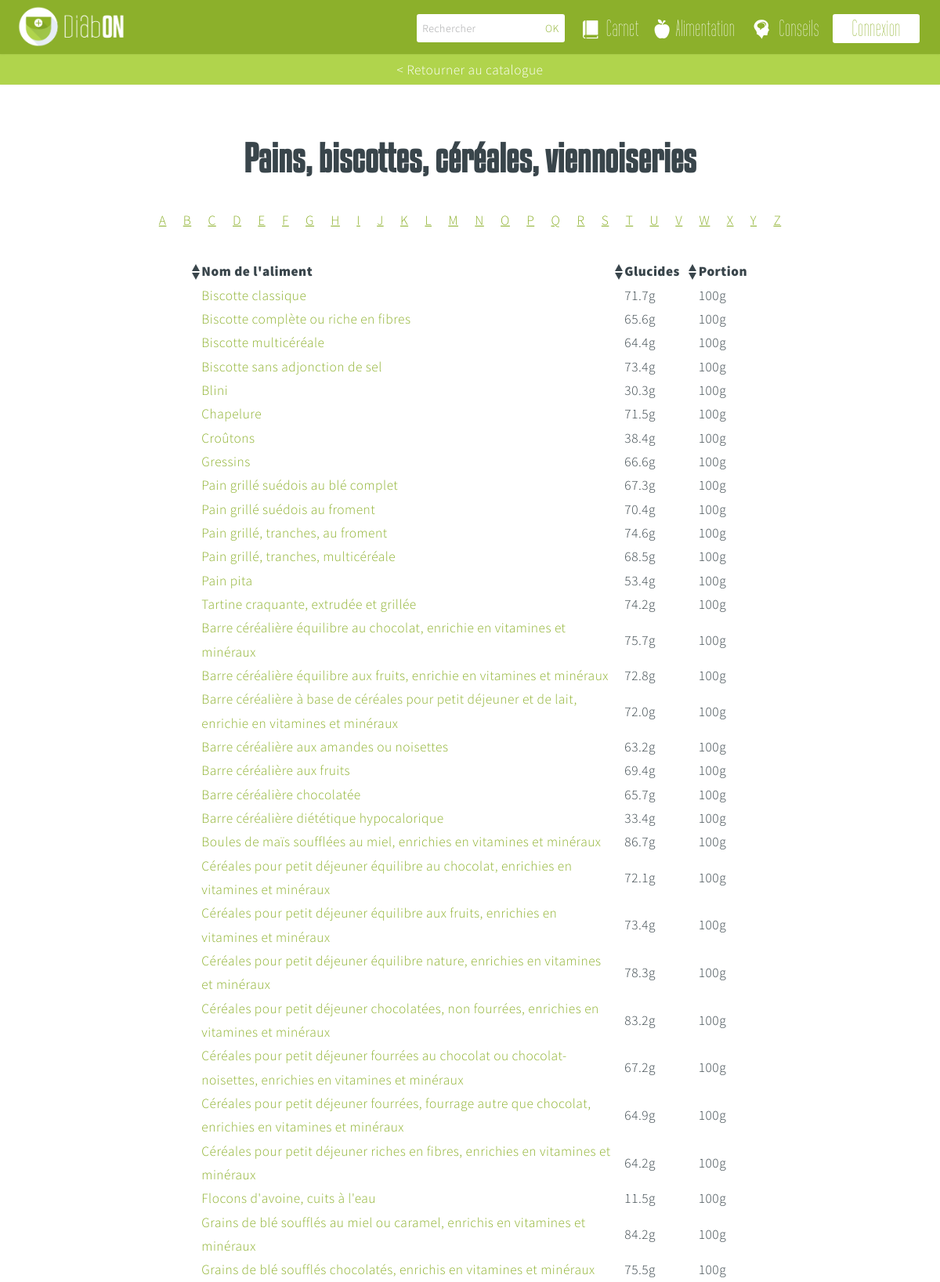
/alimentation/catalogue/pains-biscottes-cereales-viennoiseries/ (upper part), run on the app's committed database.
### core/models.py (models this page shows, shortened)
class Food(models.Model):
	name = models.CharField(max_length=200)
	slug = models.SlugField(max_length=200)
	weight = models.IntegerField()
	glucide = models.FloatField()
	category = models.ForeignKey('Category')

### core/views.py (the view)
# urls.py: url(r'^alimentation/catalogue/pains-biscottes-cereales-viennoiseries/$', 'core.views.pain', name='pain'),
def pain(request):
	aliments = Food.objects.filter(category_id='1')
	category = 'Pains, biscottes, céréales, viennoiseries'
	return render_to_response('sub_content/aliments/sortedFood.html',{'aliments':aliments, 'category':category})

### templates/sub_content/aliments/sortedFood.html (shortened to what this page needs)
{% extends "layout/base.html" %}
{% block content %}
	<section id="work" class="main style3 primary">
		<div class="content container">
            <a class="retour-catalogue" href={% url 'catalogue' %}>< Retourner au catalogue</a>
			<header>
				<h2>{{category}}</h2>
			</header>
				<nav id="catalogue-alphabetique">
                    <ul>
                        <li><a href="sub_content/aliments/lettre-a.html">A</a></li>
                        <li><a href="sub_content/aliments/lettre-b.html">B</a></li>
                        <li><a href="sub_content/aliments/lettre-c.html">C</a></li>
                        <li><a href="sub_content/aliments/lettre-d.html">D</a></li>
                        <li><a href="sub_content/aliments/lettre-e.html">E</a></li>
                        <li><a href="sub_content/aliments/lettre-f.html">F</a></li>
                        <li><a href="sub_content/aliments/lettre-g.html">G</a></li>
                        <li><a href="sub_content/aliments/lettre-h.html">H</a></li>
                        <li><a href="sub_content/aliments/lettre-i.html">I</a></li>
                        <li><a href="sub_content/aliments/lettre-j.html">J</a></li>
                        <li><a href="sub_content/aliments/lettre-k.html">K</a></li>
                        <li><a href="sub_content/aliments/lettre-l.html">L</a></li>
                        <li><a href="sub_content/aliments/lettre-m.html">M</a></li>
                        <li><a href="sub_content/aliments/lettre-n.html">N</a></li>
                        <li><a href="sub_content/aliments/lettre-o.html">O</a></li>
                        <li><a href="sub_content/aliments/lettre-p.html">P</a></li>
                        <li><a href="sub_content/aliments/lettre-q.html">Q</a></li>
                        <li><a href="sub_content/aliments/lettre-r.html">R</a></li>
                        <li><a href="sub_content/aliments/lettre-s.html">S</a></li>
                        <li><a href="sub_content/aliments/lettre-t.html">T</a></li>
                        <li><a href="sub_content/aliments/lettre-u.html">U</a></li>
                        <li><a href="sub_content/aliments/lettre-v.html">V</a></li>
                        <li><a href="sub_content/aliments/lettre-w.html">W</a></li>
                        <li><a href="sub_content/aliments/lettre-x.html">X</a></li>
                        <li><a href="sub_content/aliments/lettre-y.html">Y</a></li>
                        <li><a href="sub_content/aliments/lettre-z.html">Z</a></li>
                    </ul>
                </nav>
                <div class="container 75% tri-result">
                	<div class="table catalogue">
					    <table id="catalogue-categorie" class="full tablesorter">
					        <thead class="table-title">
					            <th class="name">Nom de l'aliment</th>
					            <th class="glucide">Glucides</th>
					            <th class="quantite">Portion</th>
					        </thead>
                            {% for aliment in aliments %}
					        <tr>
					            <td class="label"><a href="{% url 'alimentdetails' aliment.slug %}" > {{aliment.name}} </a></td>
					            <td>{{aliment.glucide}}g</td>
					            <td>{{aliment.weight}}g</td>
					        </tr>
                            {% endfor %}
					    </table>
					</div>
                </div>
        </div>
	</section>
{% endblock content %}

### static/css/skel.css (style rules this page uses)
html,body,div,span,applet,object,iframe,h1,h2,h3,h4,h5,h6,p,blockquote,pre,a,abbr,acronym,address,big,cite,code,del,dfn,em,img,ins,kbd,q,s,samp,small,strike,strong,sub,sup,tt,var,b,u,i,center,dl,dt,dd,ol,ul,li,fieldset,form,label,legend,table,caption,tbody,tfoot,thead,tr,th,td,article,aside,canvas,details,embed,figure,figcaption,footer,header,hgroup,menu,nav,output,ruby,section,summary,time,mark,audio,video { margin:0;padding:0;border:0;font-size:100%;font:inherit;vertical-align:baseline; }
article,aside,details,figcaption,figure,footer,header,hgroup,menu,nav,section { display:block; }
body { line-height:1; }
ol,ul { list-style:none; }
table { border-collapse:collapse;border-spacing:0; }
body { -webkit-text-size-adjust:none }
*, *:before, *:after { -moz-box-sizing: border-box; -webkit-box-sizing: border-box; box-sizing: border-box; }
.container { margin-left: auto; margin-right: auto; width: 1200px; }
.container.\37 5\25 { width: 900px; }

### static/css/style-wide.css (style rules this page uses)
body,input,textarea,select { font-size: 17pt; }

### static/css/style-normal.css (style rules this page uses)
body,input,textarea,select { font-size: 15pt; }

### static/css/page-alimentation.css (style rules this page uses)
body { padding-top: 8em; }

### static/css/page-carnet.css (style rules this page uses)
body { padding-top: 8em; }

### static/css/style-narrow.css (style rules this page uses)
body,input,textarea,select { font-size: 13pt; }

### data on the page
Food: name "Biscotte classique", glucide "71.7", weight "100"
Food: name "Biscotte complète ou riche en fibres", glucide "65.6", weight "100"
Food: name "Biscotte multicéréale", glucide "64.4", weight "100"
Food: name "Biscotte sans adjonction de sel", glucide "73.4", weight "100"
Food: name "Blini", glucide "30.3", weight "100"
Food: name "Chapelure", glucide "71.5", weight "100"
Food: name "Croûtons", glucide "38.4", weight "100"
Food: name "Gressins", glucide "66.6", weight "100"
Food: name "Pain grillé suédois au blé complet", glucide "67.3", weight "100"
Food: name "Pain grillé suédois au froment", glucide "70.4", weight "100"
Food: name "Pain grillé, tranches, au froment", glucide "74.6", weight "100"
Food: name "Pain grillé, tranches, multicéréale", glucide "68.5", weight "100"
Food: name "Pain pita", glucide "53.4", weight "100"
Food: name "Tartine craquante, extrudée et grillée", glucide "74.2", weight "100"
Food: name "Barre céréalière équilibre au chocolat, enrichie en vitamines et minéraux", glucide "75.7", weight "100"
Food: name "Barre céréalière équilibre aux fruits, enrichie en vitamines et minéraux", glucide "72.8", weight "100"
Food: name "Barre céréalière à base de céréales pour petit déjeuner et de lait, enrichie en vitamines et minéraux", glucide "72.0", weight "100"
Food: name "Barre céréalière aux amandes ou noisettes", glucide "63.2", weight "100"
Food: name "Barre céréalière aux fruits", glucide "69.4", weight "100"
Food: name "Barre céréalière chocolatée", glucide "65.7", weight "100"
Food: name "Barre céréalière diététique hypocalorique", glucide "33.4", weight "100"
Food: name "Boules de maïs soufflées au miel, enrichies en vitamines et minéraux", glucide "86.7", weight "100"
Food: name "Céréales pour petit déjeuner équilibre au chocolat, enrichies en vitamines et minéraux", glucide "72.1", weight "100"
Food: name "Céréales pour petit déjeuner équilibre aux fruits, enrichies en vitamines et minéraux", glucide "73.4", weight "100"
Food: name "Céréales pour petit déjeuner équilibre nature, enrichies en vitamines et minéraux", glucide "78.3", weight "100"
Food: name "Céréales pour petit déjeuner chocolatées, non fourrées, enrichies en vitamines et minéraux", glucide "83.2", weight "100"
Food: name "Céréales pour petit déjeuner fourrées au chocolat ou chocolat-noisettes, enrichies en vitamines et minéraux", glucide "67.2", weight "100"
Food: name "Céréales pour petit déjeuner fourrées, fourrage autre que chocolat, enrichies en vitamines et minéraux", glucide "64.9", weight "100"
Food: name "Céréales pour petit déjeuner riches en fibres, enrichies en vitamines et minéraux", glucide "64.2", weight "100"
Food: name "Flocons d'avoine, cuits à l'eau", glucide "11.5", weight "100"
Food: name "Grains de blé soufflés au miel ou caramel, enrichis en vitamines et minéraux", glucide "84.2", weight "100"
Food: name "Grains de blé soufflés chocolatés, enrichis en vitamines et minéraux", glucide "75.5", weight "100"

### other printed values
{{ category }} "Pains, biscottes, céréales, viennoiseries"
